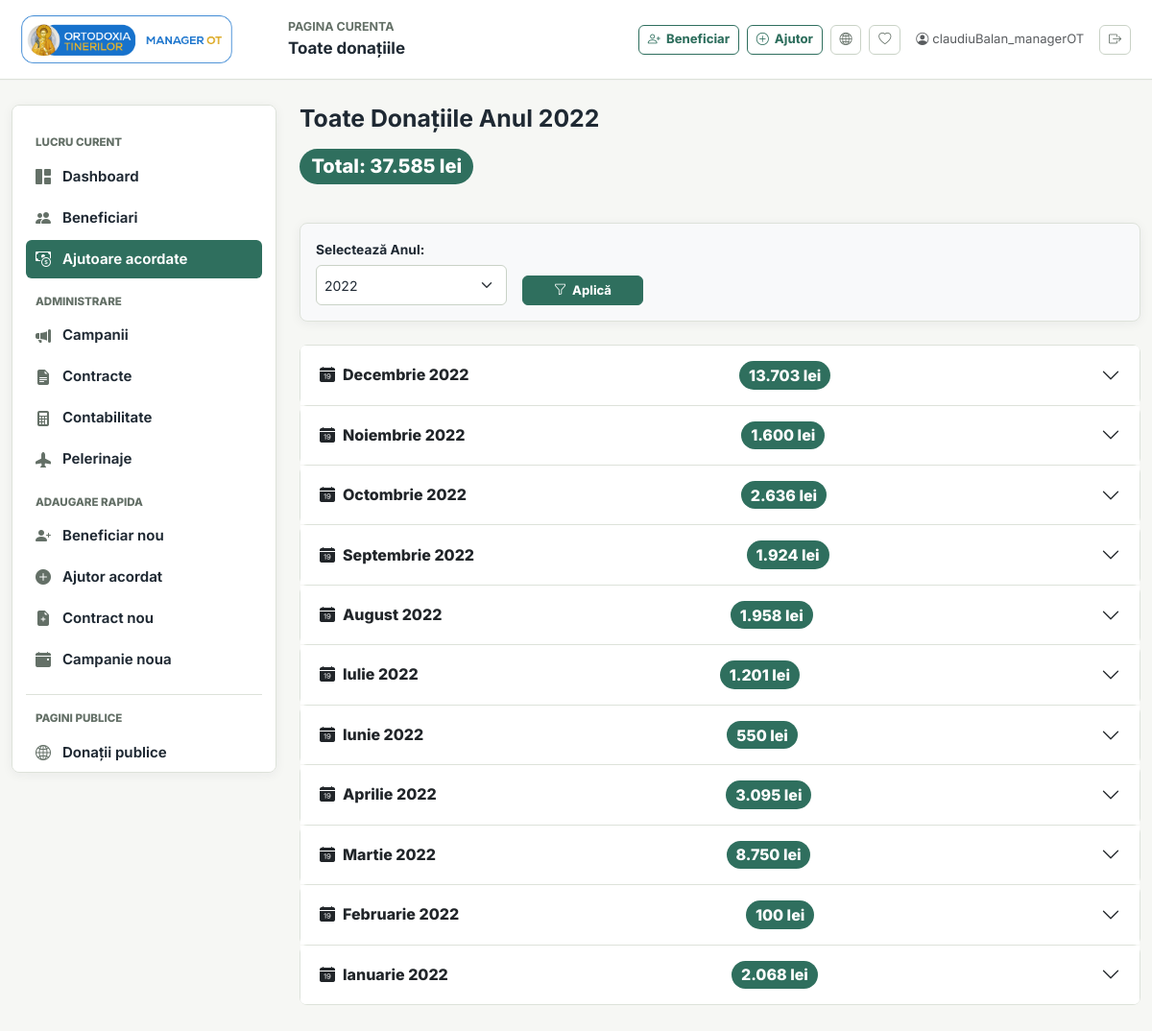
Screenshot of /total-donatii.php?an=2022 (signed in) with the database file from the repository.
### tables this page shows
CREATE TABLE `asistati_social` (
  `id` int(11) NOT NULL AUTO_INCREMENT,
  `nume` text NOT NULL,
  `prenume` text NOT NULL,
  `cnp` varchar(20) NOT NULL,
  `serie_nr_ci` varchar(50) NOT NULL,
  `adresa_completa` varchar(1000) NOT NULL,
  `localitate` text NOT NULL,
  `judet` text NOT NULL,
  `stare_civila` text NOT NULL,
  `nr_copii` int(11) NOT NULL,
  `descriere` varchar(5000) NOT NULL,
  `descriere_scurta` varchar(500) NOT NULL,
  `contract_sponsorizare` text NOT NULL,
  `link_contract` varchar(500) NOT NULL,
  `link_ci` varchar(200) NOT NULL,
  `telefon` varchar(20) NOT NULL,
  PRIMARY KEY (`id`)
);

CREATE TABLE `donatii` (
  `ID` int(10) unsigned NOT NULL AUTO_INCREMENT,
  `id_asistat` int(11) NOT NULL,
  `suma_lei` float NOT NULL,
  `tip_donatie` text NOT NULL,
  `act_doveditor` text NOT NULL,
  `nr_act_doveditor` varchar(1000) NOT NULL,
  `link_act` varchar(300) NOT NULL,
  `scop_donatie` varchar(2000) NOT NULL,
  `data` date NOT NULL,
  `proces_verbal` varchar(200) NOT NULL,
  `link_proces_verbal` varchar(200) NOT NULL,
  `neinregistrate_conta` int(11) NOT NULL,
  PRIMARY KEY (`ID`)
);

### total-donatii.php (the view, shortened to what this page needs)
<?php
include "includes/header.php";
$an_curent = date("Y");
$an = $_GET['an'] ?? $an_curent;
$tip = "%";
$sql_ani = "SELECT DISTINCT YEAR(data) AS an FROM donatii WHERE data IS NOT NULL ORDER BY an DESC";
$rezultate_ani = mysqli_query($conn, $sql_ani);
$ani_disponibili = [];
while ($rand = mysqli_fetch_assoc($rezultate_ani)) {
    $ani_disponibili[] = $rand['an'];
}
$stmt_total = $conn->prepare("
    SELECT
        MONTH(data) AS luna_numar,
        ROUND(SUM(suma_lei)) AS total_luna,
        YEAR(data) AS anul
    FROM donatii
    WHERE YEAR(data) = ?
    AND tip_donatie LIKE ?
    GROUP BY luna_numar, anul
    ORDER BY luna_numar DESC
");
$stmt_total->bind_param("ss", $an, $tip);
$stmt_total->execute();
$result_total = $stmt_total->get_result();
$total_lunar = [];
$total_anual_sum = 0;
while ($data_total = mysqli_fetch_assoc($result_total)) {
    $luna_key = (int)$data_total['luna_numar'];
    $total_lunar[$luna_key] = $data_total['total_luna'];
    $total_anual_sum += $data_total['total_luna'];
}
?>
<div class="container">
    <div class="row">
        <div class="col-md-3 d-none d-md-block">
            <?php include "includes/sidebar.php";?>
        </div>
        <div class="col-12 col-md-9">
<div class="row mb-4 align-items-center">
    <div class="col-12">
        <h2 class="mb-3">Toate Donațiile Anul <?php echo htmlspecialchars($an); ?></h2>
            <p class="badge bg-primary align-middle fs-5">
                Total: <?php echo number_format($total_anual_sum, 0, '', '.'); ?> lei
        </p>
    </div>
</div>
<div class="card card-body bg-light mb-4 shadow-sm">
    <form method="GET" action="total-donatii.php" class="row g-3 align-items-end">
        <div class="col-md-3">
            <label for="select-an" class="form-label fw-bold">Selectează Anul:</label>
            <select name="an" id="select-an" class="form-select form-select-sm">
                <?php if (empty($ani_disponibili)): ?>
                    <option value="<?php echo $an_curent; ?>"><?php echo $an_curent; ?> (Fără donații)</option>
                <?php else: ?>
                    <?php foreach ($ani_disponibili as $an_opt): ?>
                        <option value="<?php echo $an_opt; ?>" <?php echo ($an_opt == $an) ? 'selected' : ''; ?>>
                            <?php echo $an_opt; ?>
                        </option>
                    <?php endforeach; ?>
                <?php endif; ?>
            </select>
        </div>
        <div class="col-md-2">
            <button type="submit" class="btn btn-primary btn-sm w-100">
                <i class="bi bi-funnel"></i> Aplică
            </button>
        </div>
    </form>
</div>
<?php
$stmt = $conn->prepare("
SELECT
    asistati_social.nume as 'nume',
    asistati_social.prenume as 'prenume',
    donatii.ID as 'id_donatie',
    ROUND(donatii.suma_lei) as 'suma_lei',
    donatii.tip_donatie,
    donatii.link_act,
    donatii.nr_act_doveditor,
    donatii.scop_donatie,
    donatii.data,
    donatii.proces_verbal,
    donatii.link_proces_verbal
FROM asistati_social
LEFT JOIN donatii ON asistati_social.id = donatii.id_asistat
WHERE YEAR(data) = ?
AND tip_donatie LIKE ?
ORDER BY donatii.data DESC, donatii.ID DESC
");
$stmt->bind_param("ss", $an, $tip);
$stmt->execute();
$result = $stmt->get_result();
echo '<div class="accordion" id="accordionExample">';
$ultima_luna_afisata = null;
$month_names_ro = [
    1 => 'Ianuarie', 2 => 'Februarie', 3 => 'Martie', 4 => 'Aprilie',
    5 => 'Mai', 6 => 'Iunie', 7 => 'Iulie', 8 => 'August',
    9 => 'Septembrie', 10 => 'Octombrie', 11 => 'Noiembrie', 12 => 'Decembrie'
];
$luna_buffer = '';
$i = 0;
while ($date = mysqli_fetch_assoc($result)){
    $nume_complet = $date['nume'] . ' ' . $date['prenume'];
    $data_db = $date['data'];
    $anul = date("Y", strtotime($data_db));
    $luna_numar = (int)date("m", strtotime($data_db));
    if ($ultima_luna_afisata != $luna_numar && $ultima_luna_afisata !== null){
        afiseaza_luna_anteriora($ultima_luna_afisata, $luna_buffer, $anul, $total_lunar, $month_names_ro, $i);
        $luna_buffer = '';
        $i++;
    }
    $ultima_luna_afisata = $luna_numar;
    $suma_formatata_donatie = number_format($date['suma_lei'], 0, '', '.');
    $data_formatata = strftime("%d %b. %Y", strtotime($data_db));
    $luna_buffer .= '<li class="list-group-item" id="donatie-' . htmlspecialchars($date['id_donatie']) . '">';
        $luna_buffer .= '<div class="d-flex justify-content-between align-items-center">';
            $luna_buffer .= '<div>';
                $luna_buffer .= '<span class="badge bg-secondary me-2">' . htmlspecialchars($date['id_donatie']) . '</span>';
                $luna_buffer .= '<strong>' . $data_formatata .'</strong> - ';
                $luna_buffer .= htmlspecialchars($nume_complet) . ' ';
                $luna_buffer .= '<a href="edit-donatie.php?id=' . htmlspecialchars($date['id_donatie']) . '&persoana=' . urlencode($nume_complet) . '" class="btn btn-sm btn-outline-secondary py-0 px-1 ms-1" title="Editează">';
                $luna_buffer .= '<i class="bi bi-pencil"></i></a>';
                $luna_buffer .= '<a href="delete-donatie.php?id=' . htmlspecialchars($date['id_donatie']) . '" ';
                $luna_buffer .= 'class="btn btn-sm btn-outline-danger py-0 px-1 ms-1" title="Șterge Donația" ';
                $luna_buffer .= 'onclick="return confirm(\'Ești sigur că vrei să ștergi donația cu ID-ul ' . htmlspecialchars($date['id_donatie']) . '?\')">';
                $luna_buffer .= '<i class="bi bi-trash"></i></a>';
            $luna_buffer .= '</div>';
            $luna_buffer .= '<span class="fw-bold text-primary">' . $suma_formatata_donatie . " lei" . '</span>';
        $luna_buffer .= '</div>';
        $luna_buffer .= '<div class="mt-2 small">';
            $luna_buffer .= '<span>Tip: <span class="fw-bold">' . htmlspecialchars($date['tip_donatie']) . '</span></span> - ';
            $luna_buffer .= '<span>Scop: <span class="text-success">' . htmlspecialchars($date['scop_donatie']) . '</span></span>';
        $luna_buffer .= '</div>';
        $luna_buffer .= '<div class="mt-2 d-flex flex-wrap">';
            if (!empty($date['link_act'])) {
                $luna_buffer .= '<span class="me-3">Act: <a href="' . htmlspecialchars($date['link_act']) . '" target="_blank" class="text-decoration-none text-info">';
                $luna_buffer .= '<i class="bi bi-file-earmark-text"></i> ' . htmlspecialchars($date['nr_act_doveditor']) . "</a></span>";
            } else if (!empty($date['nr_act_doveditor'])) {
                $luna_buffer .= '<span class="me-3">Act: ' . htmlspecialchars($date['nr_act_doveditor']) . '</span>';
            }
            if (!empty($date['link_proces_verbal'])){
                 $luna_buffer .= '<span>PV: <a href="' . htmlspecialchars($date['link_proces_verbal']) . '" target="_blank" class="text-decoration-none text-info">';
                 $luna_buffer .= '<i class="bi bi-file-earmark-ruled"></i> ' . htmlspecialchars($date['proces_verbal']) . "</a></span>";
            } else {
                 $luna_buffer .= '<a href="proces-verbal-unic.php?iddonatie=' . htmlspecialchars($date['id_donatie']) .  '" class="btn btn-outline-primary btn-sm py-0 px-2">';
                 $luna_buffer .= '<i class="bi bi-file-earmark-ruled"></i> Creează PV</a>';
            }
         $luna_buffer .= '</div>';
    $luna_buffer .= "</li>";
}
if ($ultima_luna_afisata !== null) {
    afiseaza_luna_anteriora($ultima_luna_afisata, $luna_buffer, $anul, $total_lunar, $month_names_ro, $i);
}
echo "</div>";
include "includes/footer.php";
function afiseaza_luna_anteriora($luna_numar, $luna_buffer, $anul, $total_lunar, $month_names_ro, $i) {
    $luna_ro = $month_names_ro[$luna_numar] ?? 'Necunoscută';
    $id_unic_luna = 'collapse-' . $anul . '-' . $luna_numar . '-' . $i;
    $header_id = 'heading-' . $luna_numar . '-' . $i;
    $luna_total_sum = $total_lunar[$luna_numar] ?? 0;
    $suma_formatata_luna = number_format($luna_total_sum, 0, '', '.');
    echo '<div class="accordion-item">';
        echo '<h2 class="accordion-header" id="' . $header_id . '">';
            echo '<button class="accordion-button collapsed text-start d-flex" ';
            echo 'type="button" data-bs-toggle="collapse" data-bs-target="#' . $id_unic_luna . '" aria-expanded="false" aria-controls="' . $id_unic_luna . '">';
                echo '<span class="d-flex align-items-center me-auto">';
                    echo '<i class="bi bi-calendar-date-fill me-2"></i>' . htmlspecialchars($luna_ro) . ' ' . htmlspecialchars($anul);
                echo '</span>';
                echo '<span class="badge bg-primary fs-6">' . $suma_formatata_luna . ' lei</span>';
            echo '</button>';
        echo '</h2>';
    echo '</div>';
}
?>

### includes/style.css (style rules this page uses)
:root { --ot-bg: #f6f7f4; --ot-surface: #ffffff; --ot-surface-muted: #eef3ef; --ot-border: #dde2da; --ot-border-strong: #c9d2c6; --ot-text: #1f2933; --ot-muted: #647067; --ot-primary: #2f6f5e; --ot-primary-dark: #245748; --ot-primary-soft: #e2eee9; --ot-copper: #a46a3f; --ot-blue: #315c8c; --ot-danger: #b94a48; --ot-warning: #b98223; --ot-shadow: 0 10px 30px rgba(31, 41, 51, 0.07); --ot-shadow-soft: 0 2px 12px rgba(31, 41, 51, 0.06); --ot-radius: 8px; --ot-radius-sm: 6px; }
* { letter-spacing: 0; }
html { min-height: 100%; }
body { min-height: 100vh; background: linear-gradient(180deg, rgba(246, 247, 244, 0.98), rgba(246, 247, 244, 1)), var(--ot-bg); color: var(--ot-text); font-family: Inter, "Source Sans 3", system-ui, -apple-system, BlinkMacSystemFont, "Segoe UI", sans-serif; font-size: 15px; }
body > .container { max-width: 1440px; padding-top: 26px; padding-bottom: 36px; }
h1, h2, h3, h4, h5, h6 { color: var(--ot-text); font-weight: 700; }
h2 { font-size: 1.55rem; }
.card, .accordion-item, .list-group { border-color: var(--ot-border); border-radius: var(--ot-radius) !important; }
.card { background: var(--ot-surface); border: 1px solid var(--ot-border); box-shadow: var(--ot-shadow-soft) !important; }
.card-body { color: var(--ot-text); }
.form-label { margin-bottom: 6px; color: var(--ot-text); font-size: 0.86rem; font-weight: 700; }
.form-control, .form-select { min-height: 42px; color: var(--ot-text); background-color: #fff; border: 1px solid var(--ot-border-strong); border-radius: var(--ot-radius-sm); box-shadow: none; }
.btn { display: inline-flex; align-items: center; justify-content: center; gap: 6px; min-height: 36px; padding: 0.42rem 0.82rem; border-radius: var(--ot-radius-sm); font-weight: 750; }
.btn-sm { min-height: 31px; padding: 0.25rem 0.55rem; font-size: 0.82rem; }
.btn-primary, .btn-success { background-color: var(--ot-primary); border-color: var(--ot-primary); color: #fff; }
.badge { padding: 0.42em 0.62em; border-radius: 999px; font-weight: 800; }
.badge.bg-primary, .badge.bg-success { background-color: var(--ot-primary) !important; }
.accordion-button { font-weight: 800; }

### rows the page displays
asistati_social: donatii.data "2022"
donatii: data "Decembrie", data "13.703"
asistati_social: donatii.data "2022"
donatii: data "Noiembrie", data "1.600"
asistati_social: donatii.data "2022"
donatii: data "Octombrie", data "2.636"
asistati_social: donatii.data "2022"
donatii: data "Septembrie", data "1.924"
asistati_social: donatii.data "2022"
donatii: data "August", data "1.958"
asistati_social: donatii.data "2022"
donatii: data "Iulie", data "1.201"
asistati_social: donatii.data "2022"
donatii: data "Iunie", data "550"
asistati_social: donatii.data "2022"
donatii: data "Aprilie", data "3.095"
asistati_social: donatii.data "2022"
donatii: data "Martie", data "8.750"
asistati_social: donatii.data "2022"
donatii: data "Ianuarie", data "2022", data "2.068"

### other values shown
$titlu_pg "Toate donațiile"
$current_user "claudiuBalan_managerOT"
$total_anual_sum "37.585"
form field an "2022"
